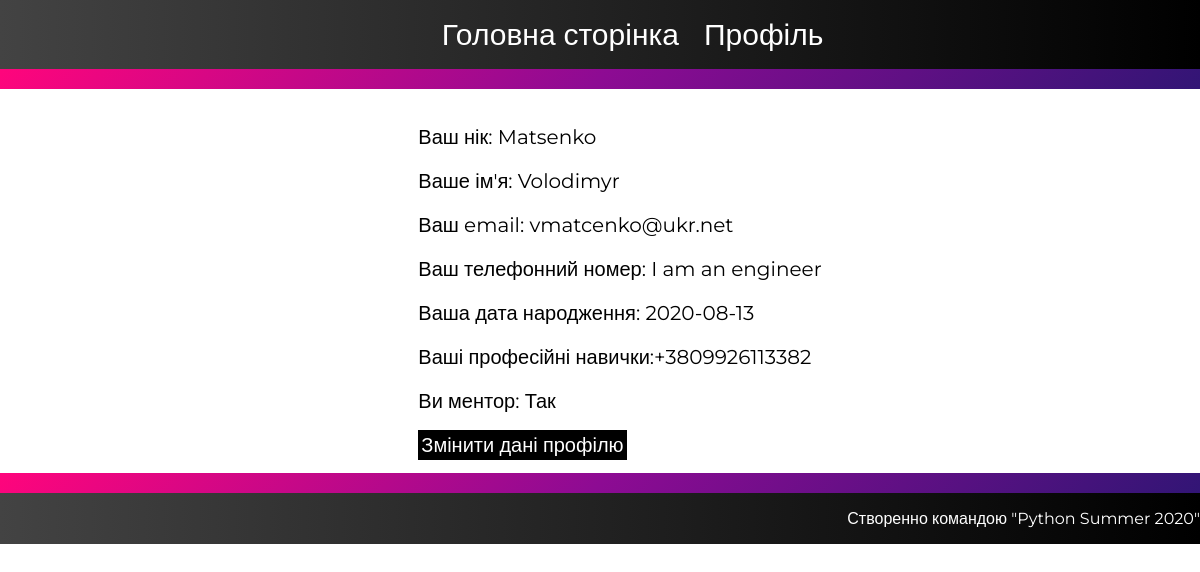
Page /profile (signed in) on the earlier database version.
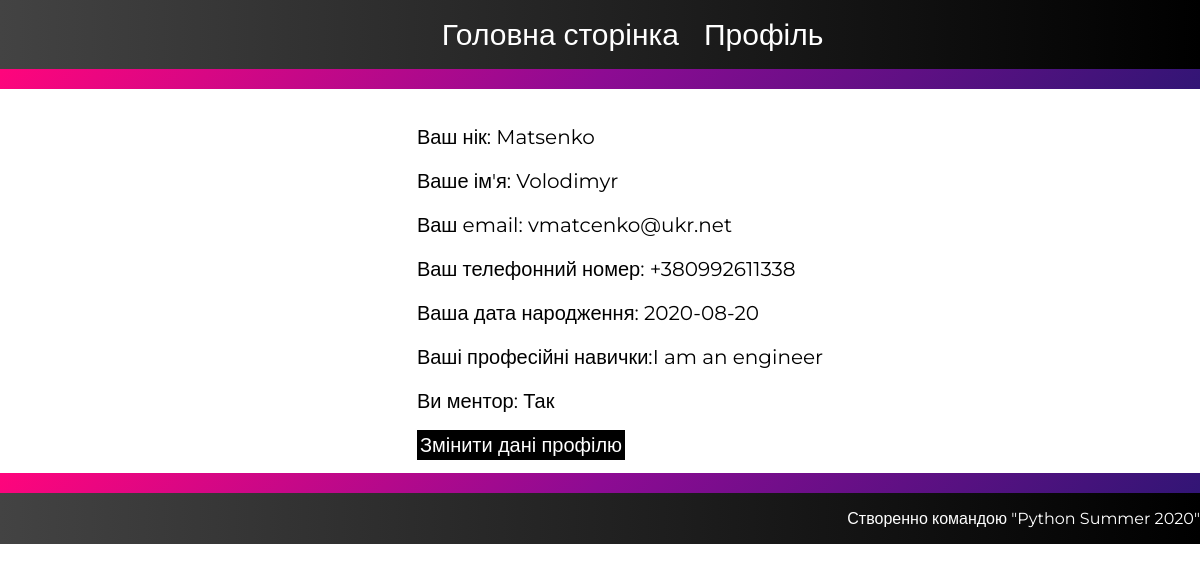
Same page on the later database version.
### tables this page shows
CREATE TABLE user_tab (
  id  INTEGER  PRIMARY KEY,  
  username TEXT UNIQUE NOT NULL,
  password TEXT NOT NULL,
  name TEXT  NOT NULL,
  email TEXT UNIQUE NOT NULL,
  telephone_number TEXT  NOT NULL ,
  birthday TEXT NOT NULL,
  prof_skills TEXT NOT NULL,
  isMentor BOOLEAN NOT NULL

);

### flaskr/main.py (the view)
@bp.route('/profile')
def profile():
    return render_template("profile.html")

### flaskr/auth.py (called while the page is built)
@bp.before_app_request
def load_logged_in_user():
    user_id = session.get('user_id')
    if user_id is None:
        g.user = None
    else:
        g.user = get_db().execute(
            'SELECT * FROM user_tab WHERE id = ?', (user_id,)
        ).fetchone()

### flaskr/db.py (called while the page is built)
def get_db():
    if 'db' not in g:
        g.db = sqlite3.connect(
            current_app.config['DATABASE'],
            detect_types=sqlite3.PARSE_DECLTYPES
        )
        g.db.row_factory = sqlite3.Row
    return g.db

### flaskr/templates/profile.html (shortened to what this page needs)
<!DOCTYPE html>
<html lang="en">
<head>
</head>
<body>
    <header>
        <ul>
            <li><a href="{{url_for('home')}}">Головна сторінка</a></li>
            <li><a href="">Профіль</a></li>
        </ul>
    </header>
    <div class="background">
    </div>
    {% if g.user %}
    <div class="data">
        <ul>
            <li>
                <p>Ваш нік: {{g.user['username']}}</p>
            </li>
            <li>
                <p>Ваше ім'я: {{g.user['name']}}</p>
            </li>
            <li>
                <p>Ваш email: {{g.user['email']}}</p>
            </li>
            <li>
                <p>Ваш телефонний номер: {{g.user['telephone_number']}}</p>
            </li>
            <li>
                <p>Ваша дата народження: {{g.user['birthday']}}</p>
            </li>
            <li>
                <p>Ваші професійні навички:{{g.user['prof_skills']}}</p>
            </li>
            <li>
                {%if g.user['isMentor']=="True"%}
                <p>Ви ментор: Так</p>
                {%endif%}
            </li>
            <li><a href="{{url_for('main.profile_change_data')}}">Змінити дані профілю</a></li>
        </ul>
    </div>
    <div class="background">
    </div>
    {% endif %}
    <footer>
        <p>Створенно командою "Python Summer 2020"</p>
    </footer>
</body>
</html>

Differences in the rows shown:
changed user_tab "Matsenko": user.telephone_number "I am an engineer" → "+380992611338"; user.birthday "2020-08-13" → "2020-08-20"; user.prof_skills "+3809926113382" → "I am an engineer"
